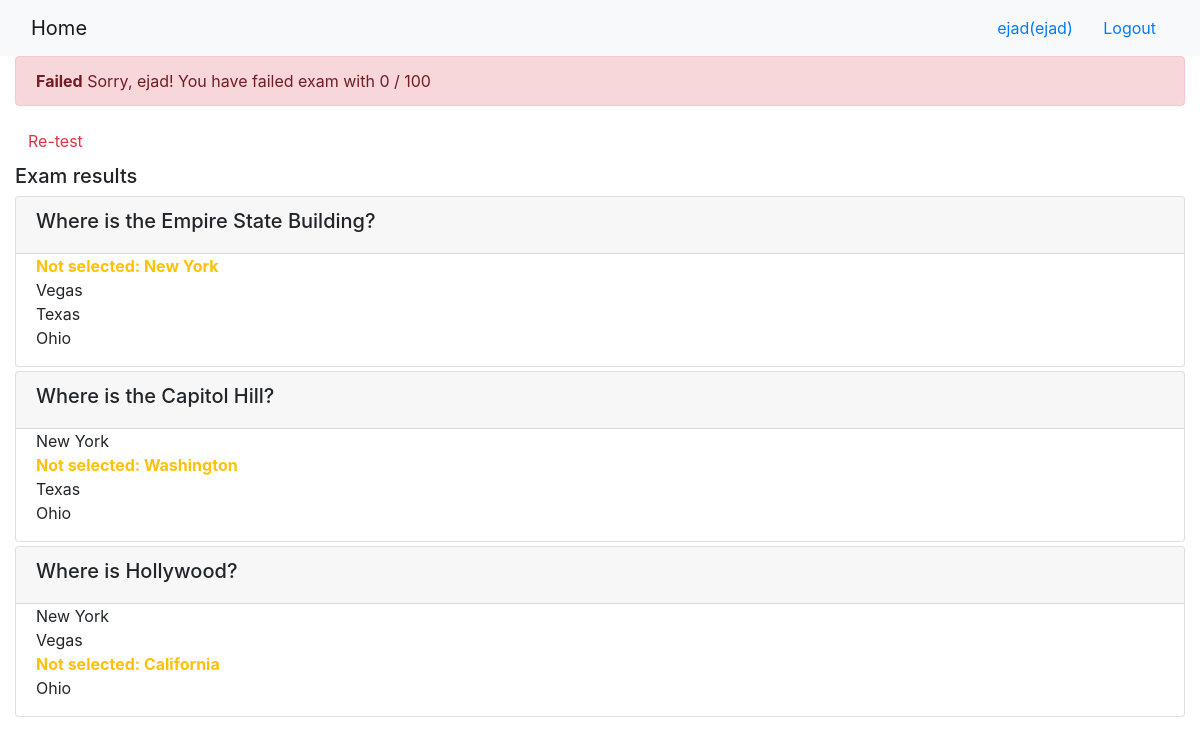
/onlinecourse/1/show_exam_result/1 (signed in), run on the app's committed database.
### onlinecourse/models.py (models this page shows, shortened)
class Question(models.Model):
    course = models.ForeignKey(Course, on_delete=models.CASCADE)
    question_text = models.CharField(max_length=200)
    grade = models.IntegerField()

class Choice(models.Model):
    choice_text = models.CharField(max_length=200)
    is_correct = models.BooleanField(default=False)
    question = models.ForeignKey(Question, on_delete=models.CASCADE)

### onlinecourse/views.py (the view)
# urls.py: path('<int:course_id>/show_exam_result/<int:submission_id>', views.show_exam_result, name='show_exam_result'),
def show_exam_result(request, course_id, submission_id):
    context = {}
    course = get_object_or_404(Course, pk=course_id)
    submission = get_object_or_404(Submission, pk=submission_id)
    selected_choices = submission.choices.all()
    grade = 0
    for choice in selected_choices:
            if choice.is_correct:
                grade += choice.question.grade
    context['course'] = course
    context['choices'] = selected_choices
    context['grade'] = grade
    return render(request, 'onlinecourse/exam_result_bootstrap.html', context)

### onlinecourse/templates/onlinecourse/exam_result_bootstrap.html (shortened to what this page needs)
<!DOCTYPE html>
<html lang="en">
<head>
    {% load static %}
    <link rel="stylesheet" href="https://cdn.jsdelivr.net/npm/bootstrap@4.6.2/dist/css/bootstrap.min.css">
</head>
<body>
 <nav class="navbar navbar-light bg-light">
    <div class="container-fluid">
        <div class="navbar-header">
              <a class="navbar-brand" href="{% url 'onlinecourse:index' %}">Home</a>
        </div>
        <ul class="nav navbar-nav navbar-right">
            {% if user.is_authenticated %}
            <li>
                <a class="btn btn-link" href="#">{{ user.first_name }}({{ user.username }})</a>
                <a class="btn btn-link" href="{% url 'onlinecourse:logout' %}">Logout</a>
            </li>
            {% endif %}
        </ul>
    </div>
</nav>
<div class="container-fluid">
    {% if grade > 80 %}
    <div class="alert alert-success">
       <b>Congratulations, {{ user.first_name }}!</b> You have passed the exam and completed the course with score {{ grade }}/100
    </div>
        {% else %}
        <div class="alert alert-danger">
            <b>Failed</b> Sorry, {{ user.first_name }}! You have failed exam with {{ grade }} / 100
        </div>
        <a class="btn btn-link text-danger" href="{% url 'onlinecourse:course_details' course.id %}">Re-test</a>
        {% endif %}
        <div class="card-columns-vertical mt-1">
        <h5 class="">Exam results</h5>
            {% for question in course.question_set.all %}
            <div class="card mt-1 p-0">
                <div class="card-header"><h5>{{ question.question_text }}</h5></div>
                <div class="form-group">
                    {% for choice in question.choice_set.all %}
                        <div class="form-check">
                            {% if choice.is_correct and choice in choices %}
                                <label class="form-check-label text-success">
                                    <b>Correct answer: {{ choice.choice_text }} </b>
                                </label>
                            {% elif choice.is_correct and choice not in choices %}
                                <label class="form-check-label text-warning">
                                    <b>Not selected: {{ choice.choice_text }} </b>
                                </label>
                            {% else %}
                                <label class="form-check-label">
                                    {{ choice.choice_text }}
                                </label>
                            {% endif %}
                        </div>
                    {% endfor %}
                </div>
            </div>
            {% endfor %}
        </div>
    </div>
</body>
</html>

### data on the page
Question: question_text "Where is the Empire State Building?"
Choice: choice_text "New York"
Choice: choice_text "Vegas"
Choice: choice_text "Texas"
Choice: choice_text "Ohio"
Question: question_text "Where is the Capitol Hill?"
Choice: choice_text "New York"
Choice: choice_text "Washington"
Choice: choice_text "Texas"
Choice: choice_text "Ohio"
Question: question_text "Where is Hollywood?"
Choice: choice_text "New York"
Choice: choice_text "Vegas"
Choice: choice_text "California"
Choice: choice_text "Ohio"

### other printed values
{{ user.first_name }} "ejad"
{{ user.username }} "ejad"
{{ grade }} "0"
